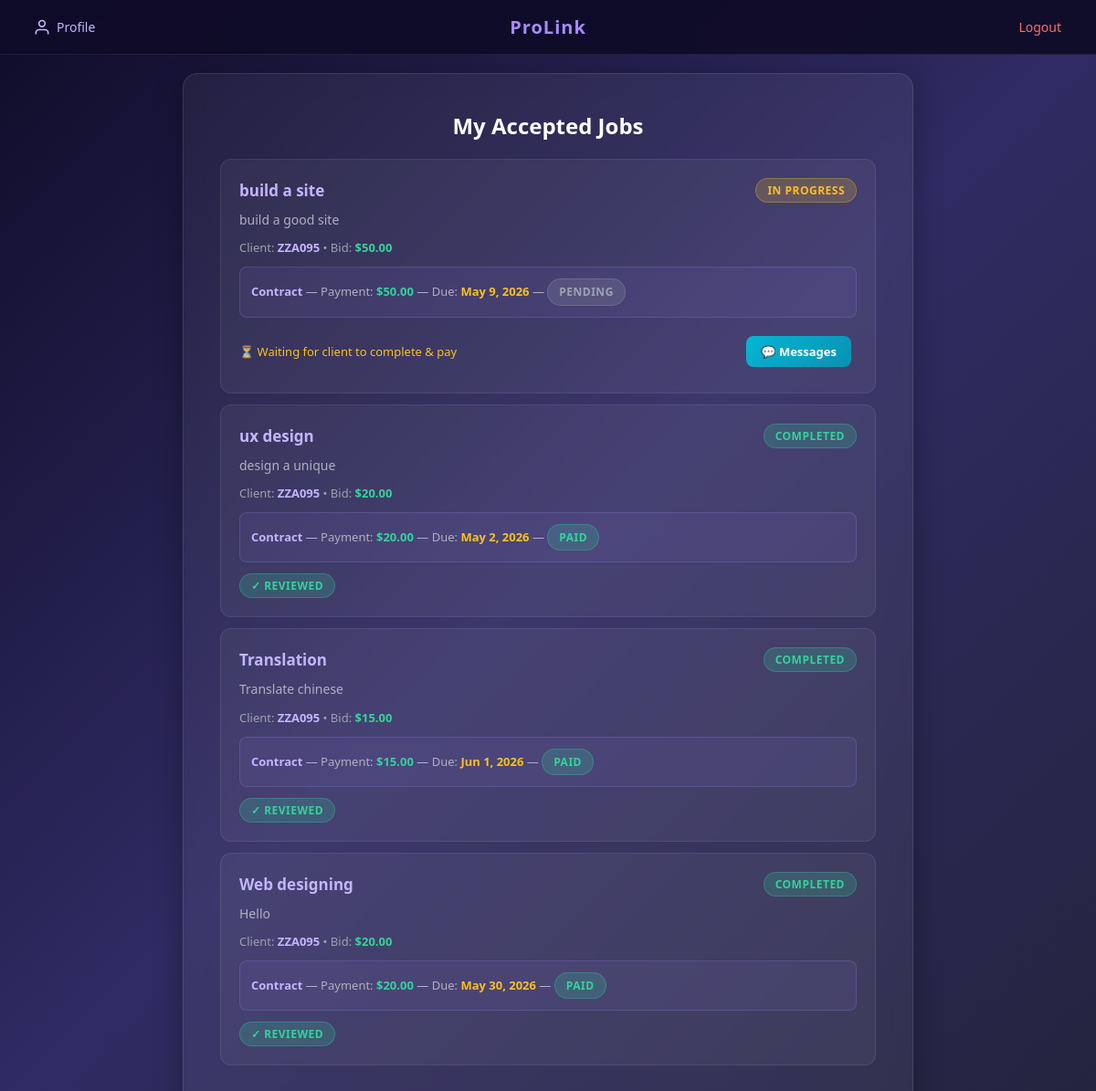
Page /prolink/freelancer/my_jobs.php (signed in) on the committed database.
### tables this page shows
CREATE TABLE `proposals` (
  `proposal_id` int(11) NOT NULL,
  `job_id` int(11) NOT NULL,
  `freelancer_id` int(11) NOT NULL,
  `bid_amount` decimal(10,2) NOT NULL,
  `status` enum('pending','accepted','rejected') DEFAULT 'pending',
  `cover_letter` text DEFAULT NULL,
  `submitted_at` timestamp NOT NULL DEFAULT current_timestamp()
);

CREATE TABLE `jobs` (
  `job_id` int(11) NOT NULL,
  `user_id` int(11) NOT NULL,
  `title` varchar(255) NOT NULL,
  `description` text NOT NULL,
  `budget` decimal(10,2) DEFAULT NULL,
  `job_status` enum('open','in_progress','completed') DEFAULT 'open',
  `skills` varchar(255) DEFAULT NULL
);

CREATE TABLE `users` (
  `user_id` int(11) NOT NULL,
  `name` varchar(100) DEFAULT NULL,
  `email` varchar(100) NOT NULL,
  `password_hash` varchar(255) NOT NULL,
  `type` enum('client','freelancer') NOT NULL,
  `company_name` varchar(100) DEFAULT NULL,
  `total_spent` decimal(12,2) DEFAULT 0.00,
  `bio` text DEFAULT NULL,
  `hourly_rate` decimal(10,2) DEFAULT NULL
);

CREATE TABLE `contracts` (
  `contract_id` int(11) NOT NULL,
  `job_id` int(11) NOT NULL,
  `client_id` int(11) NOT NULL,
  `freelancer_id` int(11) NOT NULL,
  `title` varchar(255) NOT NULL,
  `description` text NOT NULL,
  `amount` decimal(10,2) NOT NULL,
  `due_date` date NOT NULL,
  `payment_status` enum('pending','paid') DEFAULT 'pending',
  `created_at` timestamp NOT NULL DEFAULT current_timestamp()
);

### prolink/freelancer/my_jobs.php (the view, shortened to what this page needs)
<?php
include('../config/db.php');
$freelancer_id = $_SESSION['user_id'];
$jobs = $conn->prepare("
    SELECT j.*, p.bid_amount, p.status AS proposal_status,
           u.name AS client_name, u.email AS client_email,
           c.contract_id, c.amount, c.due_date, c.payment_status
    FROM proposals p
    JOIN jobs j ON j.job_id = p.job_id
    JOIN users u ON u.user_id = j.user_id
    LEFT JOIN contracts c ON c.job_id = j.job_id
    WHERE p.freelancer_id = ? AND p.status = 'accepted'
    ORDER BY j.job_id DESC
");
$jobs->bind_param("i", $freelancer_id);
$jobs->execute();
$jobsResult = $jobs->get_result();
?>
<!DOCTYPE html>
<html>
<head>
    <link rel="stylesheet" href="../css/style.css">
</head>
<body class="has-navbar">
    <?php include('../includes/navbar.php'); ?>
    <div class="container container-wide">
        <h2>My Accepted Jobs</h2>
        <?php while ($job = $jobsResult->fetch_assoc()):
            $jid = $job['job_id'];
            $status = $job['job_status'] ?? 'open';
            $client_id = $job['user_id'];
            $revCheck = $conn->prepare("SELECT review_id FROM reviews WHERE job_id=? AND reviewer_id=? AND reviewee_id=?");
            $revCheck->bind_param("iii", $jid, $freelancer_id, $client_id);
            $revCheck->execute();
            $alreadyReviewed = $revCheck->get_result()->num_rows > 0;
            ?>
            <div class="card">
                <div class="card-footer" style="margin-top:0; margin-bottom:8px;">
                    <h3 style="margin:0;"><?php echo htmlspecialchars($job['title']); ?></h3>
                    <span class="badge badge-<?php echo str_replace('_', '-', $status); ?>">
                        <?php echo ucfirst(str_replace('_', ' ', $status)); ?>
                    </span>
                </div>
                <p><?php echo htmlspecialchars($job['description']); ?></p>
                <div style="margin-top:10px; font-size:13px; color:#9ca3af;">
                    Client: <strong
                        style="color:#c4b5fd;"><?php echo htmlspecialchars($job['client_name'] ?? $job['client_email']); ?></strong>
                    • Bid: <strong class="bid-amount">$<?php echo number_format($job['bid_amount'], 2); ?></strong>
                </div>
                <?php if ($job['contract_id']): ?>
                    <div
                        style="margin-top:12px; padding:12px; background:rgba(167,139,250,0.08); border-radius:8px; border:1px solid rgba(167,139,250,0.2);">
                        <p style="font-size:13px; margin-bottom:0;">
                            <strong style="color:#c4b5fd;">Contract</strong>
                            — Payment: <strong class="bid-amount">$<?php echo number_format($job['amount'], 2); ?></strong>
                            — Due: <strong
                                style="color:#fbbf24;"><?php echo date('M j, Y', strtotime($job['due_date'])); ?></strong>
                            — <span
                                class="badge badge-<?php echo ($job['payment_status'] === 'paid') ? 'completed' : 'pending'; ?>">
                                <?php echo ucfirst($job['payment_status']); ?>
                            </span>
                        </p>
                    </div>
                <?php endif; ?>
                <div class="card-footer">
                    <?php if ($status === 'completed' && !$alreadyReviewed): ?>
                        <a href="review.php?job_id=<?php echo $jid; ?>&client_id=<?php echo $client_id; ?>"
                            class="btn btn-sm btn-purple">Leave Review</a>
                    <?php elseif ($status === 'completed' && $alreadyReviewed): ?>
                        <span class="badge badge-completed">✓ Reviewed</span>
                    <?php elseif ($status === 'in_progress'): ?>
                        <span style="font-size:13px; color:#fbbf24;">⏳ Waiting for client to complete & pay</span>
                        <a href="../includes/messages.php?job_id=<?php echo $jid; ?>" class="btn btn-sm btn-message">💬
                            Messages</a>
                    <?php endif; ?>
                </div>
            </div>
        <?php endwhile; ?>
    </div>
</body>
</html>

### prolink/css/style.css (style rules this page uses)
* { box-sizing: border-box; margin: 0; padding: 0; }
body { min-height: 100vh; display: flex; flex-direction: column; justify-content: center; align-items: center; background: linear-gradient(135deg, #0f0c29, #302b63, #24243e); font-family: 'Segoe UI', Arial, sans-serif; color: #e0e0e0; padding: 20px; }
body.has-navbar { padding-top: 80px; justify-content: flex-start; }
.container { text-align: center; background: rgba(255, 255, 255, 0.06); backdrop-filter: blur(12px); padding: 40px; border-radius: 16px; border: 1px solid rgba(255, 255, 255, 0.1); box-shadow: 0 8px 32px rgba(0, 0, 0, 0.3); max-width: 500px; width: 100%; }
.container-wide { max-width: 800px; }
h1, h2 { margin-bottom: 20px; color: #fff; }
h3 { color: #c4b5fd; margin-bottom: 8px; }
p { color: #b0b0c0; line-height: 1.6; }
a { color: #a78bfa; }
.btn { display: inline-block; margin: 8px 6px; padding: 12px 24px; min-width: 140px; text-decoration: none; color: white; border-radius: 10px; font-size: 15px; font-weight: 600; border: none; cursor: pointer; transition: transform 0.2s, box-shadow 0.2s, opacity 0.2s; text-align: center; }
.btn-sm { padding: 8px 16px; min-width: auto; font-size: 13px; border-radius: 8px; }
.card { background: rgba(255, 255, 255, 0.05); border: 1px solid rgba(255, 255, 255, 0.08); border-radius: 12px; padding: 20px; margin: 12px 0; text-align: left; transition: border-color 0.2s; }
.card h3 { margin-bottom: 6px; font-size: 17px; }
.card p { font-size: 14px; margin-bottom: 6px; }
.card-footer { display: flex; align-items: center; justify-content: space-between; margin-top: 12px; flex-wrap: wrap; gap: 8px; }
.badge { display: inline-block; padding: 4px 12px; border-radius: 20px; font-size: 12px; font-weight: 600; text-transform: uppercase; letter-spacing: 0.5px; }
.badge-in-progress { background: rgba(251, 191, 36, 0.2); color: #fbbf24; border: 1px solid rgba(251, 191, 36, 0.3); }
.badge-completed { background: rgba(52, 211, 153, 0.2); color: #34d399; border: 1px solid rgba(52, 211, 153, 0.3); }
.badge-pending { background: rgba(156, 163, 175, 0.2); color: #9ca3af; border: 1px solid rgba(156, 163, 175, 0.3); }
.bid-amount { font-weight: 700; color: #34d399; }
.btn-message { background: linear-gradient(135deg, #06b6d4, #0891b2); }

### rows in the picture
proposals: job.title "build a site", job.job_status "IN PROGRESS", job.description "build a good site", users.name "ZZA095", bid_amount "50.00", contracts.amount "50.00", contracts.due_date "May 9, 2026", contracts.payment_status "PENDING"
proposals: job.title "ux design", job.job_status "COMPLETED", job.description "design a unique", users.name "ZZA095", bid_amount "20.00", contracts.amount "20.00", contracts.due_date "May 2, 2026", contracts.payment_status "PAID", shows "✓ REVIEWED"
proposals: job.title "Translation", job.job_status "COMPLETED", job.description "Translate chinese", users.name "ZZA095", bid_amount "15.00", contracts.amount "15.00", contracts.due_date "Jun 1, 2026", contracts.payment_status "PAID", shows "✓ REVIEWED"
proposals: job.title "Web designing", job.job_status "COMPLETED", job.description "Hello", users.name "ZZA095", bid_amount "20.00", contracts.amount "20.00", contracts.due_date "May 30, 2026", contracts.payment_status "PAID", shows "✓ REVIEWED"
